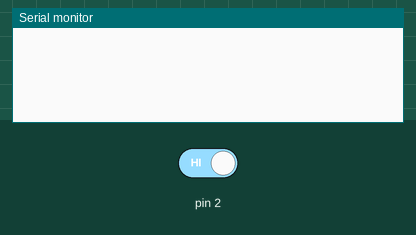
This sketch was run on a simulated Arduino Uno, built with avr-gcc and run on an emulated ATmega328P. Shown: the last lines printed to the serial monitor. The inputs (shaded band) are chosen by the test bench; at power-on: pin 2 HIGH.

Above: at 1.2 s.
1.3 s: pin 2 driven LOW
At 2.6 s:
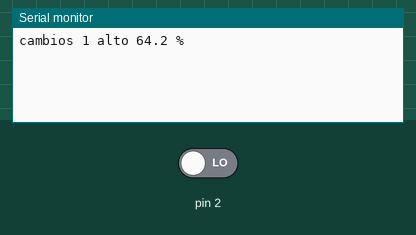
4.3 s: pin 2 driven HIGH
At 6.8 s:
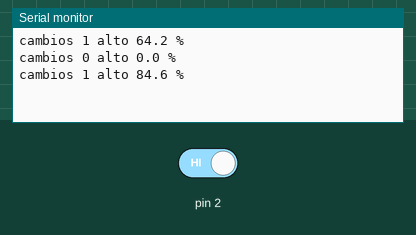
Timing chart, 0 to 8.3 s (numbered marks = the images above; inputs shaded):
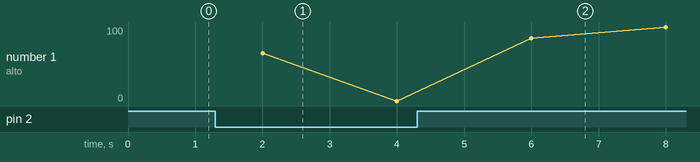

The sketch:

validar_flotante.ino
```cpp
// Validación de la entrada flotante (tarea T1). El pin 2 queda como entrada SIN nada conectado.
// Durante 2 segundos cuenta cuántas veces cambia y qué parte del tiempo lee ALTO.
// Con una entrada flotante, los números varían de una medida a otra: eso es lo que hay que ver.
void setup() {
  pinMode(2, INPUT);
  Serial.begin(9600);
}

void loop() {
  long cambios = 0;
  long altos = 0;
  long muestras = 0;
  int anterior = digitalRead(2);
  unsigned long inicio = millis();
  while (millis() - inicio < 2000) {
    int v = digitalRead(2);
    if (v != anterior) cambios++;
    if (v == HIGH) altos++;
    anterior = v;
    muestras++;
  }
  Serial.print("cambios ");
  Serial.print(cambios);
  Serial.print(" alto ");
  Serial.print(100.0 * altos / muestras, 1);
  Serial.println(" %");
}
```

Measured:
- after the input at 1.3 s, the serial monitor: prints a new line after 0.70 s (image 1)
- after the input at 4.3 s, the serial monitor: prints a new line after 1.7 s (image 2)
- plotted number 1: 0 → 100 after the input at 4.3 s
